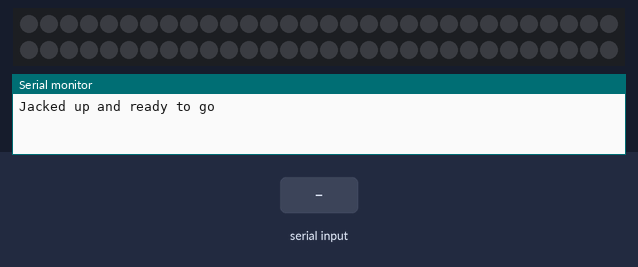
Recording of a sketch running on a simulated Arduino Uno, built with avr-gcc and run on an emulated ATmega328P. Shown: 60 RGB LEDs in strip order, left to right, continuing on the next row, the last lines printed to the serial monitor. The test bench sets the inputs (shaded band). Dim RGB values are drawn brighter than linear.

Above: at 1.3 s.
1.4 s: "7" received over Serial
At 1.55 s:
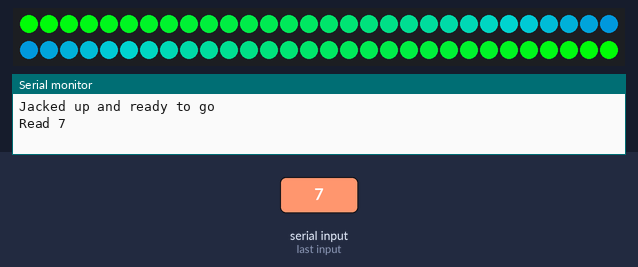
3.8 s: "0" received over the second serial link
At 4.6 s:
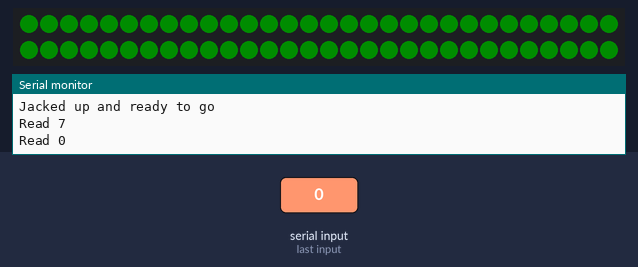
5.5 s: "7" received over the second serial link
At 5.93 s:
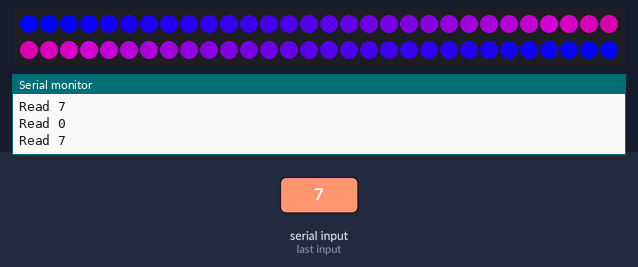
8.1 s: "6" received over Serial
At 8.36 s:
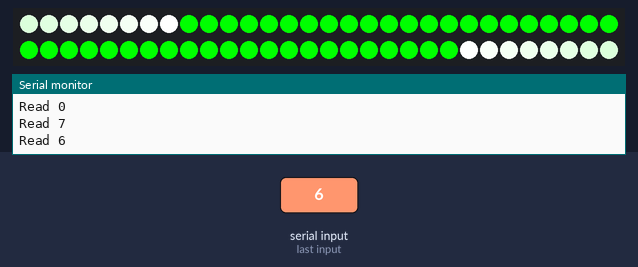
11.1 s: "1" received over Serial
At 12.0 s:
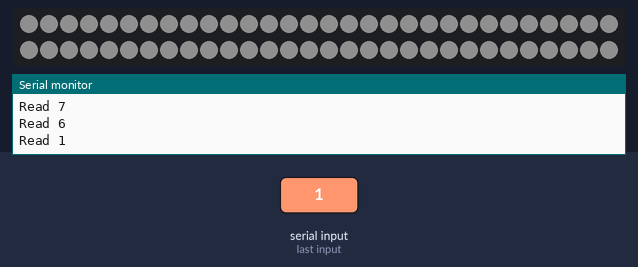
12.8 s: "7" received over the second serial link
At 13.24 s:
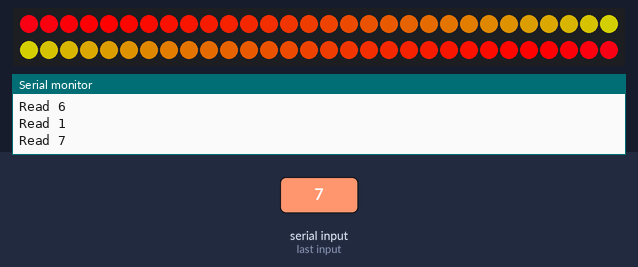

The sketch:

green.ino
```cpp
/* LedStripGradient: Example Arduino sketch that shows
 * how to control an Addressable RGB LED Strip from Pololu.
 *
 * To use this, you will need to plug an Addressable RGB LED
 * strip from Pololu into pin 12.  After uploading the sketch,
 * you should see a pattern on the LED strip that fades from
 * green to pink and also moves along the strip.
 */

#include <PololuLedStrip.h>
#include <SoftwareSerial.h>


#define BUFFER_SIZE 3
#define LED_COUNT 60

#define HC12RxPin 9
#define HC12TxPin 10
#define HC12SetPin 11

SoftwareSerial hc12(HC12TxPin, HC12RxPin);
#define HC12 hc12

PololuLedStrip<4> ledStrip;

rgb_color colors[LED_COUNT];

void (*draw_func) () = nullptr;

bool changed = true;

struct rainbow_color
{
  uint8_t index;
  uint8_t value;
};

void rainbow_step(rainbow_color &color)
{
  rainbow_color next_color;
  if(color.value == 1)
  {
    color.index = (color.index+1)%3;
    color.value = 255;
  }
  else
  {
    color.value = color.value-1;
  }
}

rgb_color toRGB(rainbow_color color)
{
  uint8_t rgb_arr[3] = {0,0,0};
  rgb_arr[color.index] = color.value;
  rgb_arr[(color.index+1)%3] = 255 - color.value;

  return rgb_color(rgb_arr[0],rgb_arr[1],rgb_arr[2]);
}

rainbow_color rainbow;

rgb_color interpolate(rgb_color c1, rgb_color c2, float percent)
{
  return rgb_color(
      static_cast<byte>((int)c1.red + percent*((int)c2.red-(int)c1.red)),
      static_cast<byte>((int)c1.green + percent*((int)c2.green-(int)c1.green)),
      static_cast<byte>((int)c1.blue + percent*((int)c2.blue-(int)c1.blue))
    );
}

void draw_rainbow()
{
  rainbow_step(rainbow);
  rainbow_color copy = rainbow;
  rgb_color c = toRGB(copy);
  for(uint8_t i = 0; i < LED_COUNT/2; ++i)
  {
    for(uint8_t j = 0; j < 5; ++j)
    {
      rainbow_step(copy);
    }
    colors[i] = colors[LED_COUNT-1-i] = toRGB(copy);
  }
  ledStrip.write(colors, LED_COUNT);
  delay(8);
}

void draw_pulse(rgb_color base, rgb_color pulse, int length)
{
  static int currentIndex = 0;
  currentIndex = changed ? 0 : currentIndex;
  changed = false;
  for (int i = 0; i < LED_COUNT; i++)
  {
    if(i > currentIndex)
    {
      colors[i] = base;
    }
    else if ( abs(i-currentIndex) < length)
    {
      colors[i] = interpolate(pulse, base, abs(i-currentIndex)/(float)length);
    }
    else
    {
      colors[i] = base;
    }
  }

  currentIndex = (currentIndex+1)%(LED_COUNT+length);

  // Write the colors to the LED strip.
  ledStrip.write(colors, LED_COUNT);
  delay(5);
}

void draw_double_pulse(rgb_color base, rgb_color pulse, int length)
{
  static int currentIndex = 0;
  currentIndex = changed ? 0 : currentIndex;
  changed = false;
  for (int i = 0; i < LED_COUNT/2; i++)
  {
    if(i > currentIndex)
    {
      colors[i] = base;
      colors[LED_COUNT-1-i] = base;
    }
    else if ( abs(i-currentIndex) < length)
    {
      colors[i] = interpolate(pulse, base, abs(i-currentIndex)/(float)length);
      colors[LED_COUNT-1-i] = interpolate(pulse, base, abs(i-currentIndex)/(float)length);
    }
    else
    {
      colors[i] = base;
      colors[LED_COUNT-1-i] = base;
    }
  }

  currentIndex = (currentIndex+1)%(LED_COUNT+length);

  // Write the colors to the LED strip.
  ledStrip.write(colors, LED_COUNT);
  delay(10);
}

void draw_white()
{
  static int counter = 0;
  counter = changed ? 0 : counter;
  changed = false;
  bool all_lights = true;
  for (int i = 0; i < LED_COUNT; i++)
  {
    colors[i] = counter ? interpolate(rgb_color(0,0,0), rgb_color(255,255,255), counter / 1000.0) : rgb_color(0,0,0);
    all_lights = all_lights && colors[i].red == 255 && colors[i].green == 255 && colors[i].blue == 255;
  }
  ++counter;
  ledStrip.write(colors, LED_COUNT);
  if(all_lights)
  {
    draw_func = nullptr;
    counter = 0;
  }
  else
    delay(5);
}

void draw_night()
{
  static int counter = 0;
  counter = changed ? 0 : counter;
  changed = false;
  bool all_lights = true;
  for (int i = 0; i < LED_COUNT; i++)
  {
    colors[i] = counter ? interpolate(rgb_color(0,0,0), rgb_color(255,80,0), counter / 1000.0) : rgb_color(0,0,0);
    all_lights = all_lights && colors[i].red == 255 && colors[i].green == 80 && colors[i].blue == 0;
  }
  ++counter;
  ledStrip.write(colors, LED_COUNT);
  if(all_lights)
  {
    draw_func = nullptr;
    counter = 0;
  }
  else
    delay(5);
}

void draw_green()
{
  static int counter = 0;
  counter = changed ? 0 : counter;
  changed = false;
  bool all_lights = true;
  for (int i = 0; i < LED_COUNT; i++)
  {
    colors[i] = counter ? interpolate(rgb_color(0,0,0), rgb_color(0,255,0), counter / 1000.0) : rgb_color(0,0,0);
    all_lights = all_lights && colors[i].red == 0 && colors[i].green == 255 && colors[i].blue == 0;
  }
  ++counter;
  ledStrip.write(colors, LED_COUNT);
  if(all_lights)
  {
    draw_func = nullptr;
    counter = 0;
  }
  else
    delay(5);
}

void draw_green_pulse()
{
  //draw_pulse(rgb_color(0,0,0), rgb_color(0,50,0), 30);
  // Update the colors.
  byte time = millis() >> 0;
  for (uint16_t i = 0; i < LED_COUNT; i++)
  {
    byte x = time - 16*i;
    colors[i] = rgb_color(0, 255 - x/10, 0);
  }

  // Write the colors to the LED strip.
  ledStrip.write(colors, LED_COUNT);
}

void draw_green_double_pulse()
{
  //draw_double_pulse(rgb_color(0,0,0), rgb_color(0,50,0), 50);
  // Update the colors.
  byte time = millis() >> 1;
  for (uint16_t i = 0; i < LED_COUNT/2; i++)
  {
    byte x = time - 12*i;
    colors[i] = rgb_color(0, 255 - x/8, 0);
    colors[LED_COUNT-i-1] = rgb_color(0, 255 - x/8, 0);
  }

  // Write the colors to the LED strip.
  ledStrip.write(colors, LED_COUNT);
}

void draw_fenix_pulse()
{
  draw_pulse(rgb_color(0,255,0), rgb_color(255,255,255), 30);
}

void draw_fenix_double_pulse()
{
  draw_double_pulse(rgb_color(0,255,0), rgb_color(255,255,255), 50);
}

void disable()
{
  bool all_black = true;
  for(byte i =0; i<LED_COUNT;++i)
  {
    colors[i] = rgb_color(
      colors[i].red * 0.999,
      colors[i].green * 0.999,
      colors[i].blue * 0.999
      );
    all_black = all_black && colors[i].red == 0 && colors[i].green == 0 && colors[i].blue == 0;
  }
  ledStrip.write(colors, LED_COUNT);
  if(all_black)
  {
    draw_func = nullptr;
  }
  delay(10);
}

void handle_HC12_command()
{
  byte code;
  if(!HC12.available() && !Serial.available())
    return;
  if(HC12.available())
    code = HC12.read();
  else
    code = Serial.read();
  Serial.print("Read ");
  Serial.println((char)code);
  switch(code)
  {
    case '0':
    draw_func = &draw_green;
    changed = true;
    break;
    case '1':
    draw_func = &draw_white;
    changed = true;
    break;
    case '2':
    draw_func = &draw_night;
    changed = true;
    break;
    case '3':
    draw_func = &draw_green_pulse;
    changed = true;
    break;
    case '4':
    draw_func = &draw_green_double_pulse;
    changed = true;
    break;
    case '5':
    draw_func = &draw_fenix_pulse;
    changed = true;
    break;
    case '6':
    draw_func = &draw_fenix_double_pulse;
    changed = true;
    break;
    case '7':
    draw_func = &draw_rainbow;
    changed = true;
    break;
    case '9':
    draw_func = &disable;
    changed = true;
    break;
    default:
    Serial.print("Invalid code ");
    Serial.println((char) code);
  }
}

void setup()
{
  PololuLedStripBase::interruptFriendly = true;
  draw_func = &disable;
  HC12.begin(9600);
  Serial.begin(9600);
  Serial.setTimeout(1000);
  Serial.println("Jacked up and ready to go");
  delay(100);
  rainbow.index = 1;
  rainbow.value = 255;
}

void loop()
{
  handle_HC12_command();
  if(draw_func != nullptr)
    draw_func();
}
```

Measured:
- after the input at 1.4 s, the LEDs: change at once (image 1)
- after the input at 3.8 s, the LEDs: first change at once (image 2 shows a later state)
- after the input at 5.5 s, the LEDs: change after 0.28 s (image 3)
- after the input at 8.1 s, the LEDs: change after 0.11 s (image 4)
- after the input at 11.1 s, the LEDs: first change at once (image 5 shows a later state)
- after the input at 12.8 s, the LEDs: change after 0.29 s (image 6)
